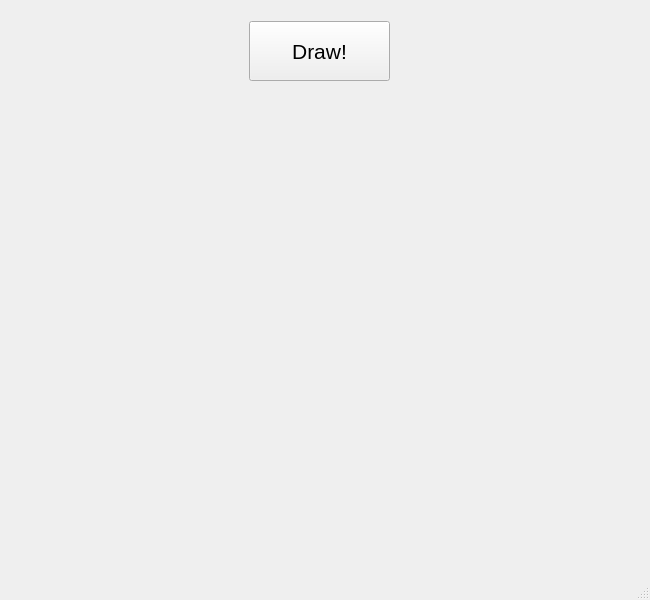
<?xml version="1.0" encoding="UTF-8"?>
<ui version="4.0">
 <class>Main</class>
 <widget class="QMainWindow" name="MainWindow">
  <property name="geometry">
   <rect>
    <x>0</x>
    <y>0</y>
    <width>650</width>
    <height>600</height>
   </rect>
  </property>
  <property name="windowTitle">
   <string>Main</string>
  </property>
  <widget class="QWidget" name="centralwidget">
   <widget class="QPushButton" name="pushButton">
    <property name="geometry">
     <rect>
      <x>249</x>
      <y>21</y>
      <width>141</width>
      <height>60</height>
     </rect>
    </property>
    <property name="font">
     <font>
      <pointsize>16</pointsize>
     </font>
    </property>
    <property name="text">
     <string>Draw!</string>
    </property>
   </widget>
  </widget>
  <widget class="QMenuBar" name="menubar">
   <property name="geometry">
    <rect>
     <x>0</x>
     <y>0</y>
     <width>650</width>
     <height>21</height>
    </rect>
   </property>
  </widget>
  <widget class="QStatusBar" name="statusbar"/>
 </widget>
 <resources/>
 <connections/>
</ui>
